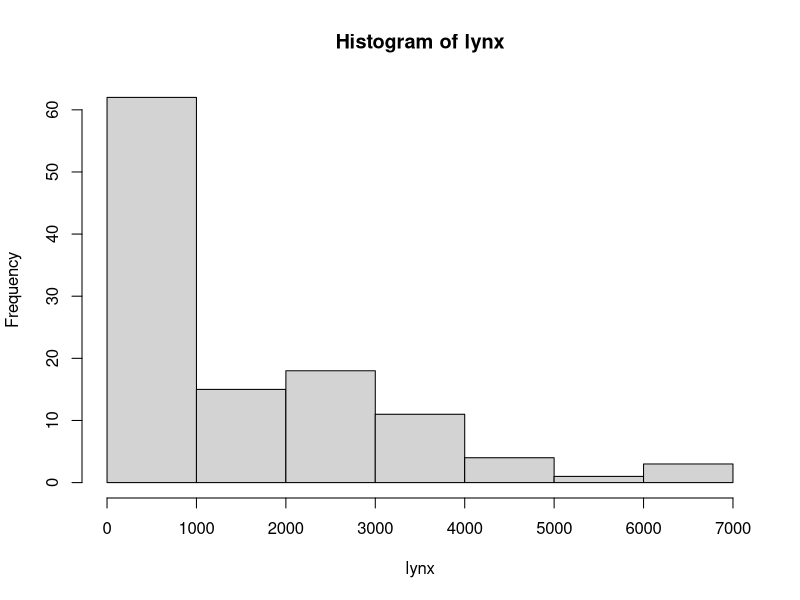
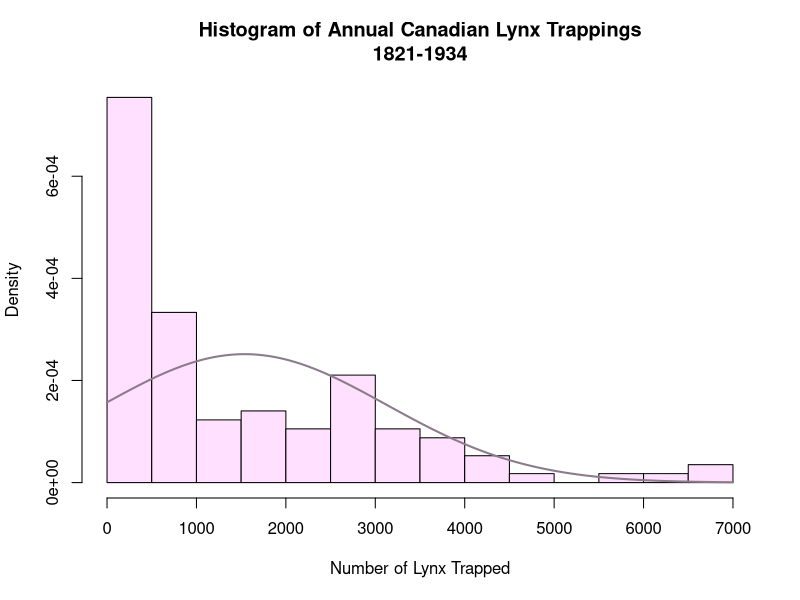

Write R code to recreate these figures, in order.
# Ex02_03
# Creating histograms for quantitative variables

# LOAD DATASETS PACKAGE
require('datasets')
?lynx
data("lynx") # Annual Canadian Lynx trappings 1821-1934

# Make a histogram using the defaults
hist(lynx) # Losing the order, a histogram is a time series, this details the frequency only
?hist

# Modify Histogram

h <- hist(lynx, # Save histogram as object
          breaks = 11, # 'Suggests' 11 bins
#          breaks = seq(0, 7000, by =100),
#          breaks = c(0, 100, 300, 500, 3000, 3500, 700),
          freq = FALSE,
          col = 'thistle1', # Or use: col = colors() [626])
          main = 'Histogram of Annual Canadian Lynx Trappings\n1821-1934',
          xlab = 'Number of Lynx Trapped')

# If freq = FALSE, this will draw normal distribution
curve(dnorm(x, mean = mean(lynx), sd = sd(lynx)),
      col = 'thistle4',
      lwd = 2,
      add = TRUE)

?curve

rm(list = ls()) # Clean Up








